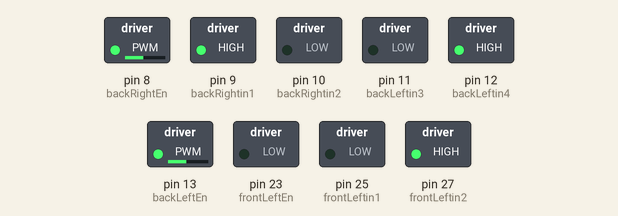
Recording of a sketch running on a simulated Arduino Mega 2560, built with avr-gcc and run on an emulated ATmega2560. On the bench: switched loads named in the sketch (green lamp = pin HIGH). Pins used as bus, display or sensor lines are not drawn.

Above: at 0.1 s.
At 2.1 s:
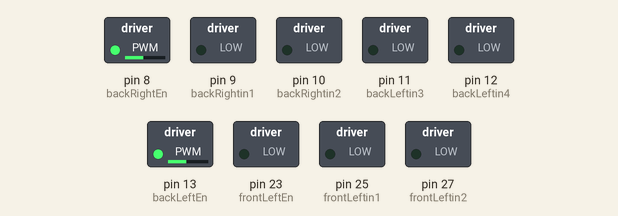
At 3.1 s:
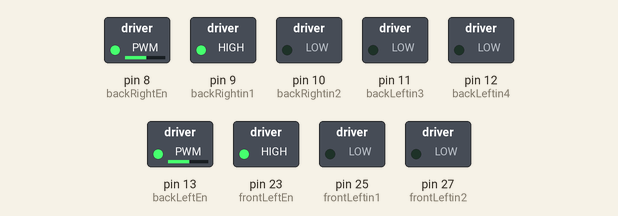
At 7.1 s:
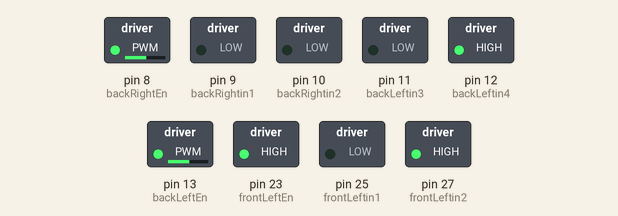
At 10.1 s:
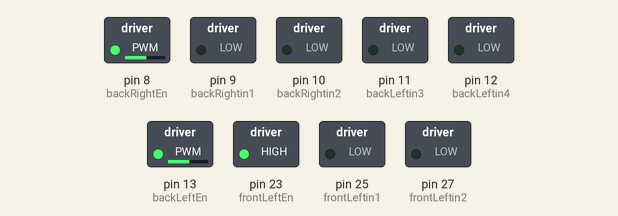
Timing chart, 0 to 11.6 s (numbered marks = the images above):
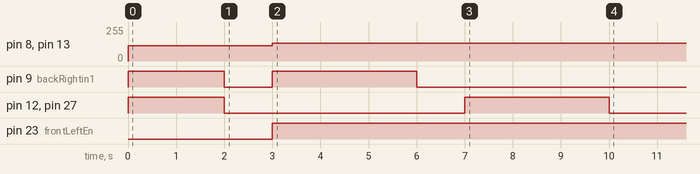

The sketch:

MovingRobot.ino
```cpp
// #include <iostream>
// Libraries
#include <stdlib.h>

using namespace std;

// Create variable to break out loop
boolean running = true;

// Motor A connections front left motor
int frontLeftEn = 23;
int frontLeftin1 = 25;
int frontLeftin2 = 27;
// Motor B connections front right motor
int frontRightEn = 53;
int frontRightin3 = 49;
int frontRightin4 = 51;

// Motor C connections back left motor
int backLeftEn = 13;
int backLeftin3 = 11;
int backLeftin4 = 12;
// Motor D connections back right motor
int backRightEn = 8;
int backRightin1 = 9;
int backRightin2 = 10;

class Move
{

	protected:
	// variables needed for move class
	 int var;

	public:
	 Move(){}

	 // This function lets you move robot foward
	 void foward(double var) {
	   // For PWM maximum possible values are 0 to 255
	   analogWrite(frontLeftEn, 115);
	   analogWrite(frontRightEn, 115);
	   analogWrite(backLeftEn, 115);
	   analogWrite(backRightEn, 115);

	   // Turn on motors
	   digitalWrite(frontLeftin1, LOW);
	   digitalWrite(frontLeftin2, HIGH);
	   digitalWrite(frontRightin3, HIGH);
	   digitalWrite(frontRightin4, LOW);
	   digitalWrite(backLeftin3, LOW);
	   digitalWrite(backLeftin4, HIGH);
	   digitalWrite(backRightin1, HIGH);
	   digitalWrite(backRightin2, LOW);

	   delay(var*1000);

	 }

	 // This function lets you TURN robot RIGHT
	 void right(double var) {
	   // For PWM maximum possible values are 0 to 255
	   analogWrite(frontLeftEn, 135);
	   analogWrite(frontRightEn, 135);
	   analogWrite(backLeftEn, 135);
	   analogWrite(backRightEn, 135);

	   // Turn on motors
	   digitalWrite(frontLeftin1, LOW);
	   digitalWrite(frontLeftin2, HIGH);
	   digitalWrite(frontRightin3, LOW);
	   digitalWrite(frontRightin4, LOW);
	   digitalWrite(backLeftin3, LOW);
	   digitalWrite(backLeftin4, HIGH);
	   digitalWrite(backRightin1, LOW);
	   digitalWrite(backRightin2, LOW);

	   delay(var*1000);

	 }

	 // This function lets you TURN robot LEFT
	 void left(double var) {
	   // For PWM maximum possible values are 0 to 255
	   analogWrite(frontLeftEn, 135);
	   analogWrite(frontRightEn, 135);
	   analogWrite(backLeftEn, 135);
	   analogWrite(backRightEn, 135);

	   // Turn on motors
	   digitalWrite(frontLeftin1, LOW);
	   digitalWrite(frontLeftin2, LOW);
	   digitalWrite(frontRightin3, HIGH);
	   digitalWrite(frontRightin4, LOW);
	   digitalWrite(backLeftin3, LOW);
	   digitalWrite(backLeftin4, LOW);
	   digitalWrite(backRightin1, HIGH);
	   digitalWrite(backRightin2, LOW);

	   delay(var*1000);

	 }

	 // This function STOPS robot
	 void stopBot(double var) {

	   // Turn off motors
	   digitalWrite(frontLeftin1, LOW);
	   digitalWrite(frontLeftin2, LOW);
	   digitalWrite(frontRightin3, LOW);
	   digitalWrite(frontRightin4, LOW);
	   digitalWrite(backLeftin3, LOW);
	   digitalWrite(backLeftin4, LOW);
	   digitalWrite(backRightin1, LOW);
	   digitalWrite(backRightin2, LOW);

	   delay(var*1000);

	 }
};

// CLASS VARIABLE DECLARATIONS
Move wheels = Move();

void setup() {
  // Set all the motor control pins to outputs
  pinMode(frontLeftEn, OUTPUT);
  pinMode(frontRightEn, OUTPUT);
  pinMode(frontLeftin1, OUTPUT);
  pinMode(frontLeftin2, OUTPUT);
  pinMode(frontRightin3, OUTPUT);
  pinMode(frontRightin4, OUTPUT);

  pinMode(backLeftEn, OUTPUT);
  pinMode(backRightEn, OUTPUT);
  pinMode(backLeftin3, OUTPUT);
  pinMode(backLeftin4, OUTPUT);
  pinMode(backRightin1, OUTPUT);
  pinMode(backRightin2, OUTPUT);

  // Turn off motors - Initial state
  digitalWrite(frontLeftin1, LOW);
  digitalWrite(frontLeftin2, LOW);
  digitalWrite(frontRightin3, LOW);
  digitalWrite(frontRightin4, LOW);
  digitalWrite(backLeftin3, LOW);
  digitalWrite(backLeftin4, LOW);
  digitalWrite(backRightin1, LOW);
  digitalWrite(backRightin2, LOW);
}

void loop() {
  // put your main code here, to run repeatedly:
  if(running){
    wheels.foward(2);
    wheels.stopBot(1);
    wheels.left(3);
    wheels.stopBot(1);
    wheels.right(3);
    wheels.stopBot(1);
    running = false;  // Breaks out repeating loop
  }

}
```

Measured:
- by itself, pin 8 (backRightEn), pin 13 (backLeftEn): 0/255 → 115/255 at 0.00 s, → 135/255 3.0 s later
- by itself, pin 9 (backRightin1): LOW → HIGH at 0.00 s, → LOW 2.0 s later, → HIGH 1.0 s later, → LOW 3.0 s later
- by itself, pin 12 (backLeftin4), pin 27 (frontLeftin2): LOW → HIGH at 0.00 s, → LOW 2.0 s later, → HIGH 5.0 s later, → LOW 3.0 s later
- by itself, pin 23 (frontLeftEn): LOW → HIGH at 3.0 s
